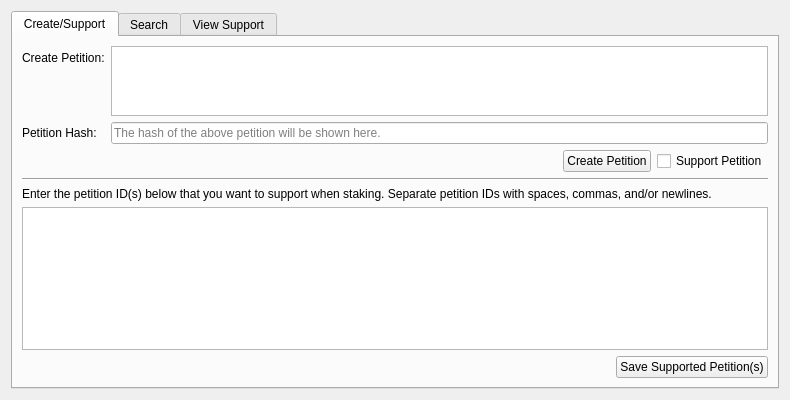
<?xml version="1.0" encoding="UTF-8"?>
<ui version="4.0">
 <class>ClamourPage</class>
 <widget class="QWidget" name="ClamourPage">
  <property name="geometry">
   <rect>
    <x>0</x>
    <y>0</y>
    <width>790</width>
    <height>400</height>
   </rect>
  </property>
  <property name="windowTitle">
   <string>Form</string>
  </property>
  <layout class="QVBoxLayout" name="verticalLayout_3">
   <item>
    <widget class="QTabWidget" name="tabWidget">
     <property name="currentIndex">
      <number>0</number>
     </property>
     <widget class="QWidget" name="tab_3">
      <attribute name="title">
       <string>Create/Support</string>
      </attribute>
      <layout class="QVBoxLayout" name="verticalLayout_2">
       <item>
        <layout class="QFormLayout" name="formLayout">
         <property name="fieldGrowthPolicy">
          <enum>QFormLayout::AllNonFixedFieldsGrow</enum>
         </property>
         <item row="0" column="0">
          <widget class="QLabel" name="label">
           <property name="text">
            <string>Create Petition:</string>
           </property>
          </widget>
         </item>
         <item row="0" column="1">
          <widget class="QPlainTextEdit" name="createPetitionEdit">
           <property name="toolTip">
            <string>Enter a new petition that you want to create.</string>
           </property>
          </widget>
         </item>
         <item row="1" column="0">
          <widget class="QLabel" name="label_2">
           <property name="text">
            <string>Petition Hash:</string>
           </property>
          </widget>
         </item>
         <item row="1" column="1">
          <widget class="QLineEdit" name="petitionIDEdit">
           <property name="toolTip">
            <string>Identifier of the new petition.</string>
           </property>
           <property name="readOnly">
            <bool>true</bool>
           </property>
           <property name="placeholderText">
            <string>The hash of the above petition will be shown here.</string>
           </property>
          </widget>
         </item>
         <item row="2" column="1">
          <layout class="QHBoxLayout" name="horizontalLayout">
           <item>
            <spacer name="horizontalSpacer">
             <property name="orientation">
              <enum>Qt::Horizontal</enum>
             </property>
             <property name="sizeHint" stdset="0">
              <size>
               <width>40</width>
               <height>20</height>
              </size>
             </property>
            </spacer>
           </item>
           <item>
            <widget class="QPushButton" name="createPetitionButton">
             <property name="toolTip">
              <string>Record the new petition in the blockchain.</string>
             </property>
             <property name="text">
              <string>Create Petition</string>
             </property>
            </widget>
           </item>
           <item>
            <widget class="QCheckBox" name="setVoteCheckBox">
             <property name="toolTip">
              <string>Immediately begin staking with the new petition ID.</string>
             </property>
             <property name="text">
              <string>Support Petition</string>
             </property>
            </widget>
           </item>
          </layout>
         </item>
        </layout>
       </item>
       <item>
        <widget class="Line" name="line">
         <property name="orientation">
          <enum>Qt::Horizontal</enum>
         </property>
        </widget>
       </item>
       <item>
        <layout class="QVBoxLayout" name="verticalLayout">
         <item>
          <widget class="QLabel" name="label_3">
           <property name="text">
            <string>&lt;html&gt;&lt;head/&gt;&lt;body&gt;&lt;p&gt;Enter the petition ID(s) below that you want to support when staking. Separate petition IDs with spaces, commas, and/or newlines.&lt;/p&gt;&lt;/body&gt;&lt;/html&gt;</string>
           </property>
           <property name="wordWrap">
            <bool>true</bool>
           </property>
          </widget>
         </item>
         <item>
          <widget class="QPlainTextEdit" name="votesEdit"/>
         </item>
         <item>
          <layout class="QHBoxLayout" name="horizontalLayout_2">
           <item>
            <spacer name="horizontalSpacer_2">
             <property name="orientation">
              <enum>Qt::Horizontal</enum>
             </property>
             <property name="sizeHint" stdset="0">
              <size>
               <width>40</width>
               <height>20</height>
              </size>
             </property>
            </spacer>
           </item>
           <item>
            <widget class="QPushButton" name="setVotesButton">
             <property name="text">
              <string>Save Supported Petition(s)</string>
             </property>
            </widget>
           </item>
          </layout>
         </item>
        </layout>
       </item>
      </layout>
     </widget>
     <widget class="QWidget" name="tab_4">
      <attribute name="title">
       <string>Search</string>
      </attribute>
      <layout class="QVBoxLayout" name="verticalLayout_4">
       <item>
        <widget class="QLabel" name="label_5">
         <property name="text">
          <string>Enter a petition ID below to search for the petition it refers to.</string>
         </property>
        </widget>
       </item>
       <item>
        <layout class="QFormLayout" name="formLayout_2">
         <property name="fieldGrowthPolicy">
          <enum>QFormLayout::AllNonFixedFieldsGrow</enum>
         </property>
         <item row="0" column="0">
          <widget class="QLabel" name="label_4">
           <property name="text">
            <string>Petition ID:</string>
           </property>
          </widget>
         </item>
         <item row="0" column="1">
          <widget class="QValidatedLineEdit" name="searchClamourEdit">
           <property name="placeholderText">
            <string>Enter an 8-digit petition ID.</string>
           </property>
          </widget>
         </item>
         <item row="1" column="1">
          <layout class="QHBoxLayout" name="horizontalLayout_5">
           <item>
            <spacer name="horizontalSpacer_3">
             <property name="orientation">
              <enum>Qt::Horizontal</enum>
             </property>
             <property name="sizeHint" stdset="0">
              <size>
               <width>40</width>
               <height>20</height>
              </size>
             </property>
            </spacer>
           </item>
           <item>
            <widget class="QPushButton" name="searchClamourButton">
             <property name="text">
              <string>Search</string>
             </property>
            </widget>
           </item>
          </layout>
         </item>
        </layout>
       </item>
       <item>
        <widget class="QTableView" name="searchClamourView">
         <property name="selectionMode">
          <enum>QAbstractItemView::SingleSelection</enum>
         </property>
         <attribute name="horizontalHeaderHighlightSections">
          <bool>false</bool>
         </attribute>
         <attribute name="horizontalHeaderShowSortIndicator" stdset="0">
          <bool>false</bool>
         </attribute>
         <attribute name="horizontalHeaderStretchLastSection">
          <bool>true</bool>
         </attribute>
         <attribute name="verticalHeaderHighlightSections">
          <bool>false</bool>
         </attribute>
         <attribute name="verticalHeaderShowSortIndicator" stdset="0">
          <bool>false</bool>
         </attribute>
        </widget>
       </item>
      </layout>
     </widget>
     <widget class="QWidget" name="tab">
      <attribute name="title">
       <string>View Support</string>
      </attribute>
      <layout class="QVBoxLayout" name="verticalLayout_5">
       <item>
        <widget class="QLabel" name="label_6">
         <property name="text">
          <string>View support for recent petitions here.</string>
         </property>
        </widget>
       </item>
       <item>
        <layout class="QFormLayout" name="formLayout_3">
         <item row="0" column="0">
          <widget class="QLabel" name="label_7">
           <property name="text">
            <string>Block Window:</string>
           </property>
          </widget>
         </item>
         <item row="0" column="1">
          <widget class="QSpinBox" name="petitionWindowSpinbox">
           <property name="toolTip">
            <string>Number of recent blocks to view.</string>
           </property>
           <property name="whatsThis">
            <string>Use this to change the number of recent blocks that will be checked for petition support.</string>
           </property>
           <property name="minimum">
            <number>1</number>
           </property>
           <property name="maximum">
            <number>10000</number>
           </property>
           <property name="value">
            <number>10000</number>
           </property>
          </widget>
         </item>
         <item row="1" column="1">
          <layout class="QHBoxLayout" name="horizontalLayout_3">
           <item>
            <spacer name="horizontalSpacer_4">
             <property name="orientation">
              <enum>Qt::Horizontal</enum>
             </property>
             <property name="sizeHint" stdset="0">
              <size>
               <width>40</width>
               <height>20</height>
              </size>
             </property>
            </spacer>
           </item>
           <item>
            <widget class="QPushButton" name="getPetitionSupportButton">
             <property name="text">
              <string>View Support</string>
             </property>
            </widget>
           </item>
          </layout>
         </item>
        </layout>
       </item>
       <item>
        <widget class="QTableView" name="petitionSupportView">
         <property name="sizePolicy">
          <sizepolicy hsizetype="Expanding" vsizetype="Expanding">
           <horstretch>0</horstretch>
           <verstretch>1</verstretch>
          </sizepolicy>
         </property>
         <property name="contextMenuPolicy">
          <enum>Qt::CustomContextMenu</enum>
         </property>
         <property name="selectionMode">
          <enum>QAbstractItemView::SingleSelection</enum>
         </property>
         <property name="selectionBehavior">
          <enum>QAbstractItemView::SelectRows</enum>
         </property>
         <attribute name="horizontalHeaderHighlightSections">
          <bool>false</bool>
         </attribute>
         <attribute name="horizontalHeaderStretchLastSection">
          <bool>true</bool>
         </attribute>
         <attribute name="verticalHeaderVisible">
          <bool>false</bool>
         </attribute>
         <attribute name="verticalHeaderHighlightSections">
          <bool>false</bool>
         </attribute>
        </widget>
       </item>
      </layout>
     </widget>
    </widget>
   </item>
  </layout>
 </widget>
 <customwidgets>
  <customwidget>
   <class>QValidatedLineEdit</class>
   <extends>QLineEdit</extends>
   <header>qvalidatedlineedit.h</header>
  </customwidget>
 </customwidgets>
 <resources/>
 <connections/>
</ui>
